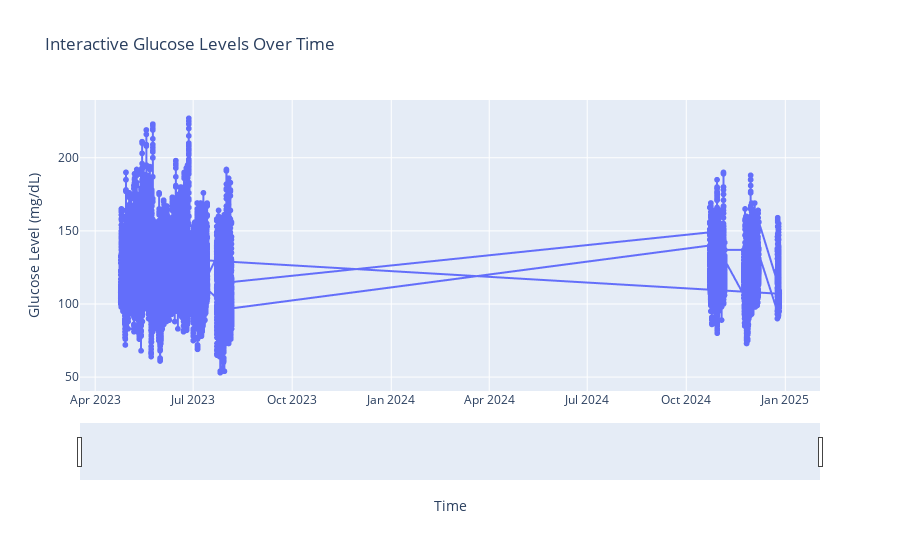

Notebook code cell kept with this figure:
### Code cell
# Add interactivity for selecting a time period
fig.update_xaxes(rangeslider_visible=True, title_text="Time")
fig.update_yaxes(title_text="Glucose Level (mg/dL)")

# Show the interactive plot
fig.show()

### Figure 1 — Plotly figure (JSON) as saved in the notebook; plotly's stock layout.template omitted (floating-point values rounded to 4 significant figures; data arrays with more than 128 entries replaced by an {"elided": "..."} marker saying what was removed)
{"data": [{"hovertemplate": "Time=%{x}<br>Glucose Level (mg/dL)=%{y}<extra></extra>", "legendgroup": "", "line": {"color": "#636efa", "dash": "solid"}, "marker": {"symbol": "circle"}, "mode": "lines+markers", "name": "", "showlegend": false, "type": "scattergl", "x": {"elided": "39455 str values"}, "xaxis": "x", "y": {"elided": "39455 int values"}, "yaxis": "y"}], "layout": {"legend": {"tracegroupgap": 0}, "title": {"text": "Interactive Glucose Levels Over Time"}, "xaxis": {"anchor": "y", "domain": [0, 1], "rangeslider": {"visible": true}, "title": {"text": "Time"}}, "yaxis": {"anchor": "x", "domain": [0, 1], "title": {"text": "Glucose Level (mg/dL)"}}}}
